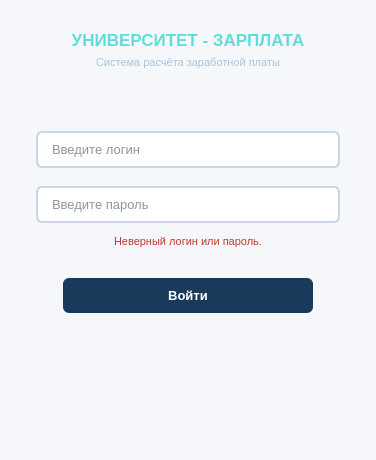
<?xml version="1.0" encoding="UTF-8"?>
<ui version="4.0">
 <class>LoginDialog</class>
 <widget class="QDialog" name="LoginDialog">
  <property name="geometry">
   <rect>
    <x>0</x>
    <y>0</y>
    <width>376</width>
    <height>460</height>
   </rect>
  </property>
  <property name="maximumSize">
   <size>
    <width>16777205</width>
    <height>16777215</height>
   </size>
  </property>
  <property name="windowTitle">
   <string>Вход в систему</string>
  </property>
  <property name="styleSheet">
   <string notr="true">
QDialog {
    background-color: #F5F7FA;
}
#headerWidget {
    background-color: #1A3A5C;
}
#appTitleLabel {
    color: #FFFFFF;
    font-size: 17px;
    font-weight: bold;
}
#appSubtitleLabel {
    color: #A8C4E0;
    font-size: 11px;
}
#loginEdit, #passwordEdit {
    background-color: #FFFFFF;
    border: 1.5px solid #C8D6E5;
    border-radius: 6px;
    padding: 8px 12px;
    font-size: 13px;
    color: #1A2D40;
}
#loginEdit:focus, #passwordEdit:focus {
    border: 1.5px solid #1A3A5C;
}
#loginLabel, #passwordLabel {
    color: #4A637A;
    font-size: 11px;
    font-weight: bold;
}
#loginButton {
    background-color: #1A3A5C;
    color: #FFFFFF;
    border: none;
    border-radius: 6px;
    font-size: 13px;
    font-weight: bold;
    padding: 10px;
}
#loginButton:hover {
    background-color: #245480;
}
#loginButton:pressed {
    background-color: #122840;
}
#errorLabel {
    color: #C0392B;
    font-size: 11px;
}
   </string>
  </property>
  <layout class="QVBoxLayout" name="mainLayout">
   <property name="spacing">
    <number>0</number>
   </property>
   <property name="leftMargin">
    <number>0</number>
   </property>
   <property name="topMargin">
    <number>0</number>
   </property>
   <property name="rightMargin">
    <number>0</number>
   </property>
   <property name="bottomMargin">
    <number>0</number>
   </property>
   <item>
    <layout class="QVBoxLayout" name="headerLayout">
     <property name="spacing">
      <number>6</number>
     </property>
     <property name="leftMargin">
      <number>28</number>
     </property>
     <property name="topMargin">
      <number>30</number>
     </property>
     <property name="rightMargin">
      <number>28</number>
     </property>
     <property name="bottomMargin">
      <number>30</number>
     </property>
     <item>
      <widget class="QLabel" name="appTitleLabel">
       <property name="autoFillBackground">
        <bool>false</bool>
       </property>
       <property name="text">
        <string>&lt;html&gt;&lt;head/&gt;&lt;body&gt;&lt;p&gt;&lt;span style=&quot; color:#5edddd;&quot;&gt;УНИВЕРСИТЕТ - ЗАРПЛАТА&lt;/span&gt;&lt;/p&gt;&lt;/body&gt;&lt;/html&gt;</string>
       </property>
       <property name="alignment">
        <set>Qt::AlignmentFlag::AlignCenter</set>
       </property>
      </widget>
     </item>
     <item>
      <widget class="QLabel" name="appSubtitleLabel">
       <property name="text">
        <string>Система расчёта заработной платы</string>
       </property>
       <property name="alignment">
        <set>Qt::AlignmentFlag::AlignCenter</set>
       </property>
      </widget>
     </item>
    </layout>
   </item>
   <item>
    <layout class="QVBoxLayout" name="formLayout">
     <property name="spacing">
      <number>6</number>
     </property>
     <property name="leftMargin">
      <number>36</number>
     </property>
     <property name="topMargin">
      <number>32</number>
     </property>
     <property name="rightMargin">
      <number>36</number>
     </property>
     <property name="bottomMargin">
      <number>20</number>
     </property>
     <item>
      <widget class="QLineEdit" name="loginEdit">
       <property name="placeholderText">
        <string>Введите логин</string>
       </property>
      </widget>
     </item>
     <item>
      <spacer>
       <property name="orientation">
        <enum>Qt::Orientation::Vertical</enum>
       </property>
       <property name="sizeType">
        <enum>QSizePolicy::Policy::Fixed</enum>
       </property>
       <property name="sizeHint" stdset="0">
        <size>
         <width>0</width>
         <height>12</height>
        </size>
       </property>
      </spacer>
     </item>
     <item>
      <widget class="QLineEdit" name="passwordEdit">
       <property name="echoMode">
        <enum>QLineEdit::EchoMode::Password</enum>
       </property>
       <property name="placeholderText">
        <string>Введите пароль</string>
       </property>
      </widget>
     </item>
     <item>
      <spacer>
       <property name="orientation">
        <enum>Qt::Orientation::Vertical</enum>
       </property>
       <property name="sizeType">
        <enum>QSizePolicy::Policy::Fixed</enum>
       </property>
       <property name="sizeHint" stdset="0">
        <size>
         <width>0</width>
         <height>6</height>
        </size>
       </property>
      </spacer>
     </item>
     <item>
      <widget class="QLabel" name="errorLabel">
       <property name="visible">
        <bool>false</bool>
       </property>
       <property name="text">
        <string>Неверный логин или пароль.</string>
       </property>
       <property name="alignment">
        <set>Qt::AlignmentFlag::AlignCenter</set>
       </property>
      </widget>
     </item>
     <item>
      <spacer>
       <property name="orientation">
        <enum>Qt::Orientation::Vertical</enum>
       </property>
       <property name="sizeType">
        <enum>QSizePolicy::Policy::Fixed</enum>
       </property>
       <property name="sizeHint" stdset="0">
        <size>
         <width>0</width>
         <height>10</height>
        </size>
       </property>
      </spacer>
     </item>
    </layout>
   </item>
   <item alignment="Qt::AlignmentFlag::AlignHCenter">
    <widget class="QPushButton" name="loginButton">
     <property name="enabled">
      <bool>true</bool>
     </property>
     <property name="minimumSize">
      <size>
       <width>250</width>
       <height>35</height>
      </size>
     </property>
     <property name="maximumSize">
      <size>
       <width>300</width>
       <height>16777215</height>
      </size>
     </property>
     <property name="cursor">
      <cursorShape>PointingHandCursor</cursorShape>
     </property>
     <property name="layoutDirection">
      <enum>Qt::LayoutDirection::RightToLeft</enum>
     </property>
     <property name="text">
      <string>Войти</string>
     </property>
     <property name="default">
      <bool>true</bool>
     </property>
    </widget>
   </item>
   <item>
    <spacer>
     <property name="orientation">
      <enum>Qt::Orientation::Vertical</enum>
     </property>
     <property name="sizeType">
      <enum>QSizePolicy::Policy::Expanding</enum>
     </property>
     <property name="sizeHint" stdset="0">
      <size>
       <width>0</width>
       <height>0</height>
      </size>
     </property>
    </spacer>
   </item>
  </layout>
 </widget>
 <resources/>
 <connections/>
</ui>
